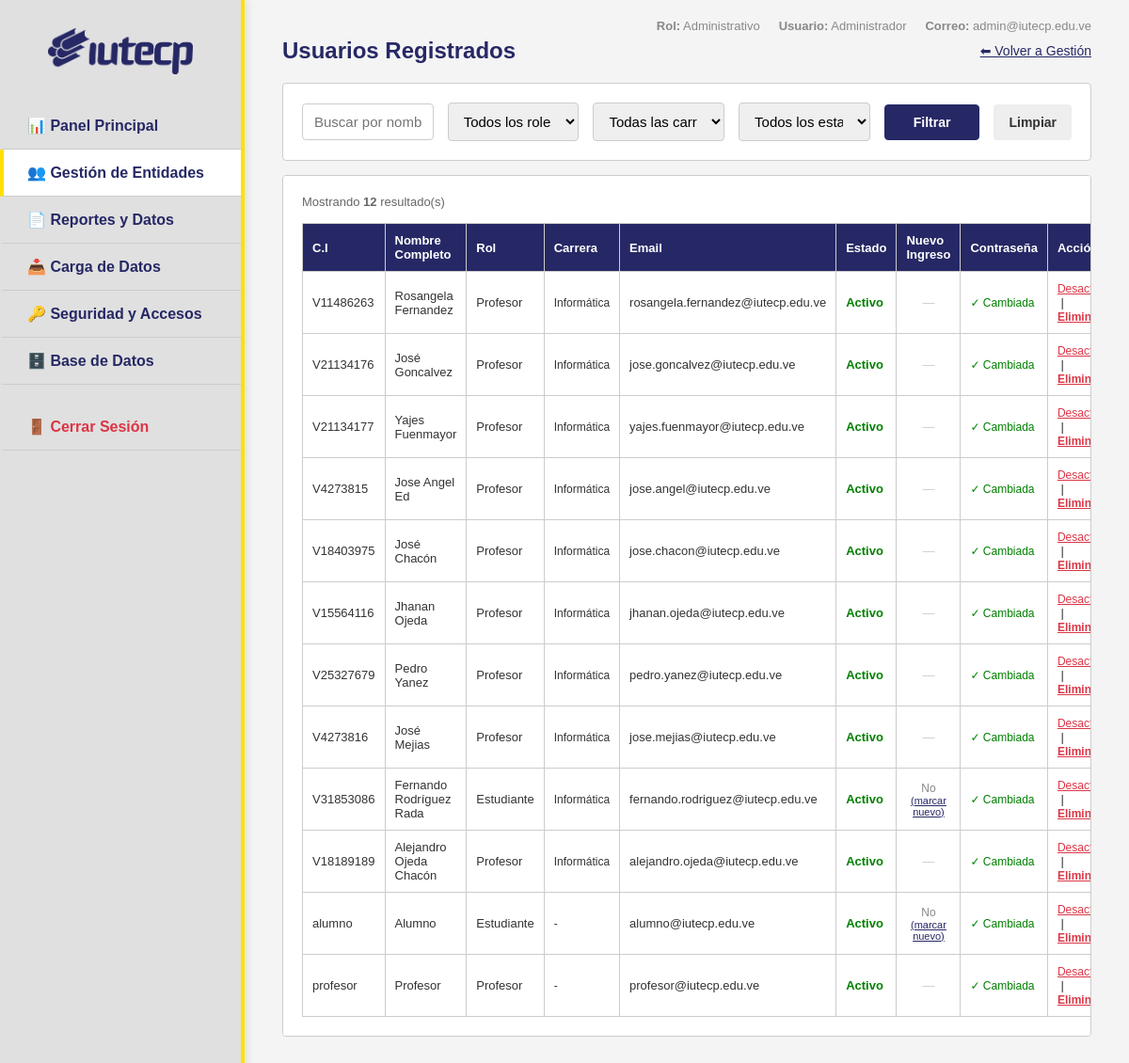
Page /admin/usuarios_lista.php (signed in) on the earlier database version.
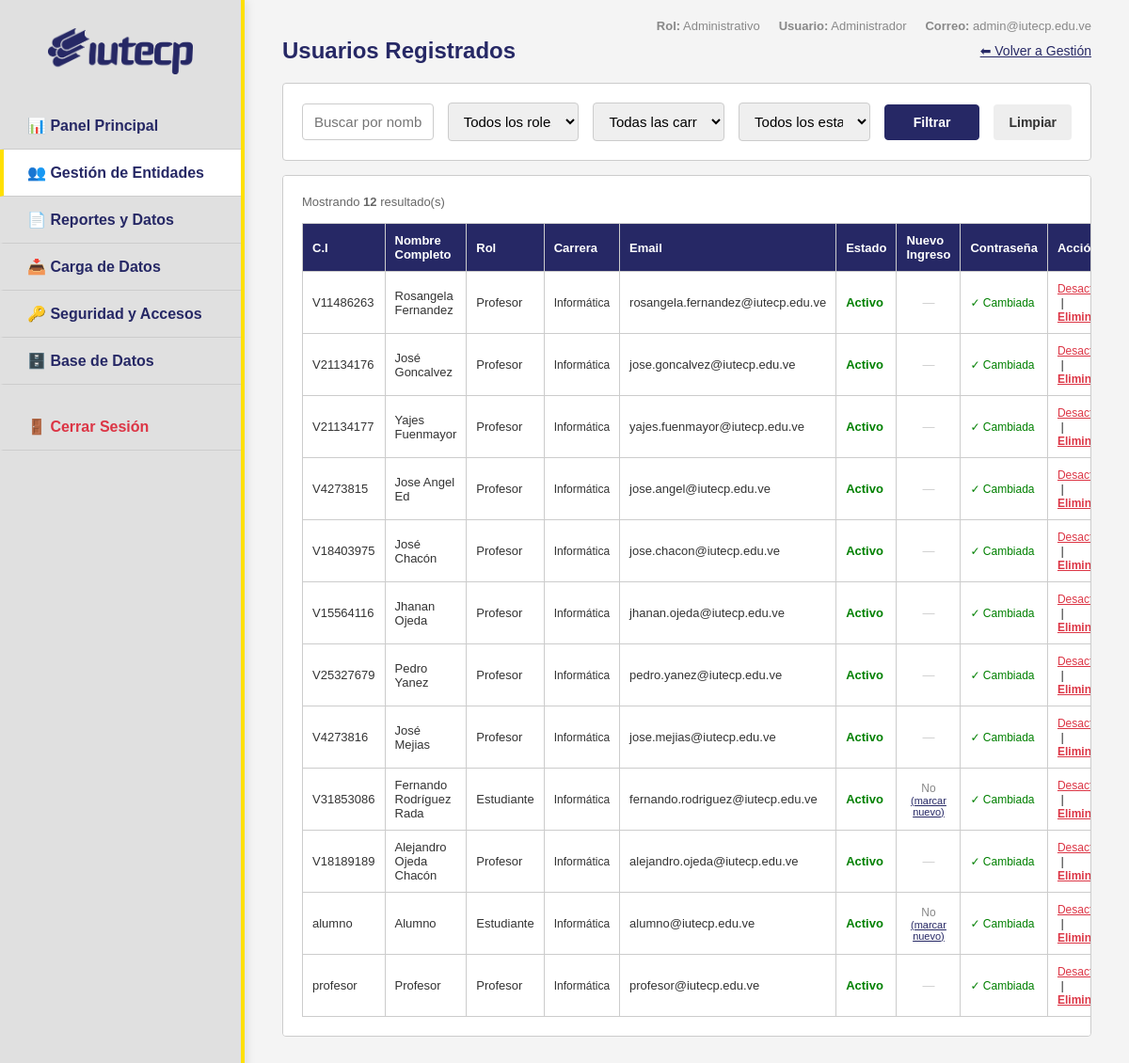
Same page on the later database version.
### tables this page shows
CREATE TABLE `usuarios` (
  `id` int(11) NOT NULL AUTO_INCREMENT,
  `cedula` varchar(20) NOT NULL,
  `username` varchar(50) DEFAULT NULL,
  `nombre_completo` varchar(255) NOT NULL,
  `email` varchar(255) DEFAULT NULL,
  `carrera_id` int(11) DEFAULT NULL,
  `telefono` varchar(20) DEFAULT NULL,
  `rol` enum('admin','profesor','estudiante') NOT NULL DEFAULT 'estudiante',
  `password_hash` varchar(255) NOT NULL,
  `password_temporal` tinyint(1) DEFAULT 1,
  `activo` tinyint(1) DEFAULT 1,
  `es_nuevo_ingreso` tinyint(1) DEFAULT 0,
  `creado_por` int(11) DEFAULT NULL,
  `created_at` timestamp NULL DEFAULT current_timestamp(),
  `updated_at` timestamp NULL DEFAULT current_timestamp() ON UPDATE current_timestamp(),
  PRIMARY KEY (`id`),
  UNIQUE KEY `cedula` (`cedula`),
  UNIQUE KEY `username` (`username`),
  KEY `creado_por` (`creado_por`),
  KEY `carrera_id` (`carrera_id`),
  CONSTRAINT `usuarios_ibfk_1` FOREIGN KEY (`creado_por`) REFERENCES `usuarios` (`id`),
  CONSTRAINT `usuarios_ibfk_2` FOREIGN KEY (`carrera_id`) REFERENCES `carreras` (`id`)
);

CREATE TABLE `carreras` (
  `id` int(11) NOT NULL AUTO_INCREMENT,
  `nombre` varchar(255) NOT NULL,
  `nivel` varchar(50) NOT NULL,
  `codigo` varchar(20) DEFAULT NULL,
  `tipo_periodo` enum('Trimestre','Cuatrimestre') NOT NULL DEFAULT 'Cuatrimestre',
  PRIMARY KEY (`id`)
);

### admin/usuarios_lista.php (the view, shortened to what the changed rows need)
<?php
require_once __DIR__ . '/includes/header.php';
$where = ["u.rol != 'admin'"];
$params = [];
$sql = "SELECT u.id, u.cedula, u.nombre_completo, u.email, u.rol, u.activo, u.password_temporal, u.es_nuevo_ingreso,
               u.carrera_id, c.nombre as carrera_nombre,
               u.created_at
        FROM usuarios u
        LEFT JOIN carreras c ON u.carrera_id = c.id
        WHERE " . implode(' AND ', $where) . "
        ORDER BY u.created_at DESC";
global $pdo;
$stmt = $pdo->prepare($sql);
$stmt->execute($params);
$usuarios = $stmt->fetchAll();
?>
<div>
    <div style="display:flex;justify-content:space-between;align-items:center;margin-bottom:20px;">
        <h2 style="color:var(--primary);margin:0;">Usuarios Registrados</h2>
    </div>
    <div class="card" style="overflow-x:auto;">
        <?php if (count($usuarios) === 0): ?>
            <p style="color:#666;font-size:14px;text-align:center;padding:30px;">No se encontraron usuarios.</p>
        <?php else: ?>
        <table style="font-size:13px;">
            <thead>
                <tr>
                    <th>C.I</th>
                    <th>Nombre Completo</th>
                    <th>Rol</th>
                    <th>Carrera</th>
                    <th>Email</th>
                    <th>Estado</th>
                    <th>Nuevo Ingreso</th>
                    <th>Contraseña</th>
                    <th>Acción</th>
                </tr>
            </thead>
            <tbody>
                <?php foreach ($usuarios as $u): ?>
                <tr>
                    <td><?= htmlspecialchars($u['cedula']) ?></td>
                    <td><?= htmlspecialchars($u['nombre_completo']) ?></td>
                    <td><?= ucfirst($u['rol']) ?></td>
                    <td style="font-size:12px;"><?= $u['carrera_nombre'] ? htmlspecialchars($u['carrera_nombre']) : '-' ?></td>
                    <td><?= htmlspecialchars($u['email'] ?? '-') ?></td>
                    <td>
                        <?php if ($u['activo']): ?>
                            <span style="color:green;font-weight:bold;">Activo</span>
                        <?php else: ?>
                            <span style="color:red;font-weight:bold;">Inactivo</span>
                        <?php endif; ?>
                    </td>
                    <td style="text-align:center">
                        <?php if ($u['rol'] === 'estudiante'): ?>
                            <?php if ($u['es_nuevo_ingreso']): ?>
                                <span style="color:#d39e00;font-weight:bold;font-size:12px">🗝️ Sí</span>
                                <a href="usuarios_lista.php?accion=toggle_nuevo&id=<?= $u['id'] ?>&<?= http_build_query($_GET) ?>"
                                   style="font-size:11px;color:#888;display:block">(marcar regular)</a>
                            <?php else: ?>
                                <span style="color:#888;font-size:12px">No</span>
                                <a href="usuarios_lista.php?accion=toggle_nuevo&id=<?= $u['id'] ?>&<?= http_build_query($_GET) ?>"
                                   style="font-size:11px;color:var(--primary);display:block">(marcar nuevo)</a>
                            <?php endif; ?>
                        <?php else: ?>
                            <span style="color:#ccc">—</span>
                        <?php endif; ?>
                    </td>
                    <td>
                        <?php if ($u['password_temporal']): ?>
                            <span style="color:#d39e00;font-size:12px;">⏳ Temporal</span>
                        <?php else: ?>
                            <span style="color:green;font-size:12px;">✓ Cambiada</span>
                        <?php endif; ?>
                    </td>
                    <td>
                        <?php if ($u['activo']): ?>
                        <a href="usuarios_lista.php?accion=desactivar&id=<?= $u['id'] ?>&<?= http_build_query($_GET) ?>"
                           onclick="return confirm('¿Desactivar a <?= htmlspecialchars(addslashes($u['nombre_completo'])) ?>?')"
                           style="color:#dc3545;font-size:12px;">Desactivar</a>
                        <?php else: ?>
                        <a href="usuarios_lista.php?accion=reactivar&id=<?= $u['id'] ?>&<?= http_build_query($_GET) ?>"
                           style="color:green;font-size:12px;">Reactivar</a>
                        <?php endif; ?>
                        &nbsp;|&nbsp;
                        <a href="usuarios_lista.php?accion=eliminar&id=<?= $u['id'] ?>&<?= http_build_query($_GET) ?>"
                           onclick="return confirm('⚠️ ¿ELIMINAR permanentemente a <?= htmlspecialchars(addslashes($u['nombre_completo'])) ?>?\n\nSe borrarán todos sus datos relacionados (inscripciones, asistencias, sesiones QR, etc.).\n\nEsta acción NO se puede deshacer.')"
                           style="color:#dc3545;font-size:12px;font-weight:bold;">Eliminar</a>
                    </td>
                </tr>
                <?php endforeach; ?>
            </tbody>
        </table>
        <?php endif; ?>
    </div>
</div>
<?php require_once __DIR__ . '/includes/footer.php'; ?>

Differences in the rows shown:
changed usuarios "alumno": carrera.nombre (not shown) → "Informática"; no longer shows "-"
changed usuarios "profesor": carrera.nombre (not shown) → "Informática"; no longer shows "-"
